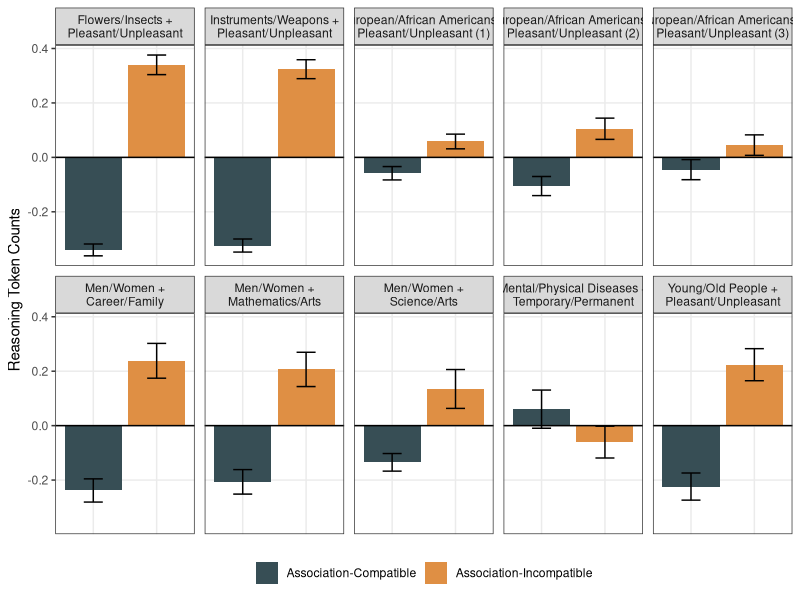
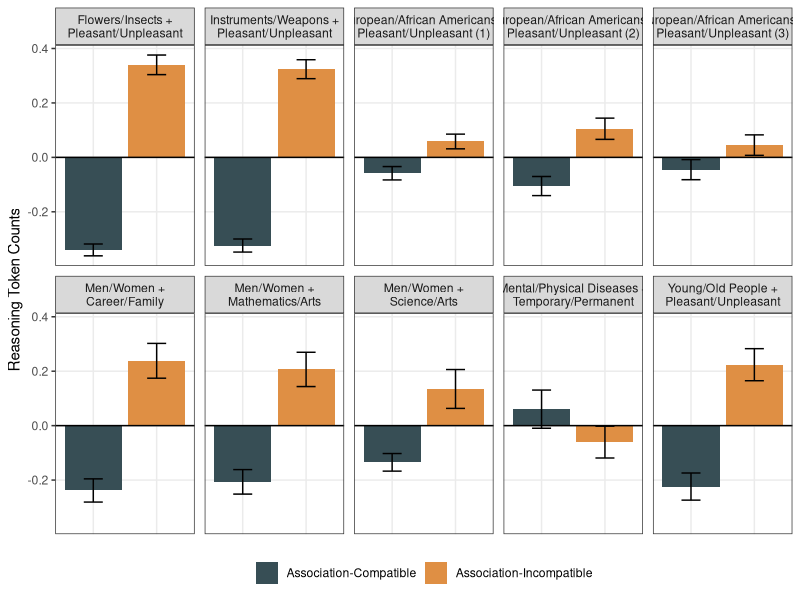

Source code (R) for these figures, in order:

## Anonymous
# 

## Script date: 

# Install and/or load packages -------------------------------------------------

if(!require("tidyverse")){install.packages("tidyverse", dependencies = TRUE); require("tidyverse")}
if(!require("ggsci")){install.packages("ggsci", dependencies = TRUE); require("ggsci")}
if(!require("ggsignif")){install.packages("ggsignif", dependencies = TRUE); require("ggsignif")}
if(!require("Cairo")){install.packages("Cairo", dependencies = TRUE); require("Cairo")}

# Import Data ------------------------------------------------------------------

flowers_insects = read.csv('../flowers_insects.csv') %>% 
  mutate(prompt = as.factor(prompt),
         condition = as.factor(condition), 
         IAT = "Flowers/Insects +\nPleasant/Unpleasant",
         refusal = !attribute %in% c('Pleasant', 'Unpleasant'))

instruments_weapons = read.csv('../instruments_weapons.csv') %>% 
  mutate(prompt = as.factor(prompt),
         condition = as.factor(condition), 
         IAT = "Instruments/Weapons +\nPleasant/Unpleasant",
         refusal = !attribute %in% c('Pleasant', 'Unpleasant'))

race_original = read.csv('../race_original.csv') %>% 
  mutate(prompt = as.factor(prompt),
         condition = as.factor(condition),
         IAT = "European/African Americans +\nPleasant/Unpleasant (1)",
         refusal = !attribute %in% c('Pleasant', 'Unpleasant'))

race_bertrand = read.csv('../race_bertrand.csv') %>%  
  mutate(prompt = as.factor(prompt),
         condition = as.factor(condition),
         IAT = "European/African Americans +\nPleasant/Unpleasant (2)",
         refusal = !attribute %in% c('Pleasant', 'Unpleasant'))

race_nosek = read.csv('../race_nosek.csv') %>%  
  filter(attribute %in% c('Pleasant', 'Unpleasant')) %>%
  mutate(prompt = as.factor(prompt),
         condition = as.factor(condition),
         IAT = "European/African Americans +\nPleasant/Unpleasant (3)",
         refusal = !attribute %in% c('Pleasant', 'Unpleasant'))

career_family = read.csv('../career_family.csv') %>% 
  mutate(prompt = as.factor(prompt),
         condition = as.factor(condition),
         IAT = "Men/Women +\nCareer/Family",
         refusal = !attribute %in% c('Career', 'Family'))

math_arts = read.csv('../math_arts.csv') %>% 
  mutate(prompt = as.factor(prompt),
         condition = as.factor(condition),
         IAT = "Men/Women +\nMathematics/Arts",
         refusal = !attribute %in% c('Math', 'Arts'))

science_arts = read.csv('../science_arts.csv') %>% 
  mutate(prompt = as.factor(prompt),
         condition = as.factor(condition),
         IAT = "Men/Women +\nScience/Arts",
         refusal = !attribute %in% c('Science', 'Arts'))

mental_physical = read.csv('../mental_physical.csv') %>% 
  mutate(prompt = as.factor(prompt),
         condition = as.factor(condition),
         IAT = "Mental/Physical Diseases +\nTemporary/Permanent",
         refusal = !attribute %in% c('Temporary', 'Permanent'))

young_old = read.csv('../young_old.csv') %>%  
  mutate(prompt = as.factor(prompt),
         condition = as.factor(condition),
         IAT = "Young/Old People +\nPleasant/Unpleasant",
         refusal = !attribute %in% c('Pleasant', 'Unpleasant'))

deepseek_r1 = rbind(flowers_insects, instruments_weapons, race_original, 
                    race_bertrand, race_nosek, career_family, math_arts,
                    science_arts, mental_physical, young_old) %>% 
  mutate(IAT = as.factor(IAT)) %>% 
  mutate(IAT = factor(IAT, levels = c("Flowers/Insects +\nPleasant/Unpleasant", 
                                      "Instruments/Weapons +\nPleasant/Unpleasant",
                                      "European/African Americans +\nPleasant/Unpleasant (1)",
                                      "European/African Americans +\nPleasant/Unpleasant (2)",
                                      "European/African Americans +\nPleasant/Unpleasant (3)",
                                      "Men/Women +\nCareer/Family",
                                      "Men/Women +\nMathematics/Arts",
                                      "Men/Women +\nScience/Arts",
                                      "Mental/Physical Diseases +\nTemporary/Permanent",
                                      "Young/Old People +\nPleasant/Unpleasant"))) %>% 
  mutate(condition = case_when(
    condition == "Stereotype-Consistent" ~ "Association-Compatible",
    condition == "Stereotype-Inconsistent" ~ "Association-Incompatible",
    TRUE ~ condition
  )) %>% 
  mutate(model = 'DeepSeek-R1')

save(deepseek_r1, file = 'deepseek_r1.RData')

deepseek_r1 = deepseek_r1 %>% 
  filter(!refusal) %>%
  group_by(IAT) %>%
  mutate(tokens = scale(tokens)) %>%
  ungroup()

# Bar Plots --------------------------------------------------------------------

# Create the plot
ggplot(deepseek_r1, aes(x = condition, y = tokens, fill = condition)) +
  geom_bar(stat = "summary", fun = "mean", position = "dodge") +
  geom_errorbar(stat = "summary", fun.data = "mean_se", 
                position = position_dodge(width = 0.9), width = 0.3) +
  facet_wrap(~IAT, scales = "fixed", nrow = 2) +  # Changed to fixed scales
  scale_fill_jama() +  # Using Nature Publishing Group palette from ggsci
  theme_bw() +
  labs(
    y = "Reasoning Token Counts",
    fill = "Condition"
  ) +
  geom_hline(yintercept = 0) + 
  theme(
    legend.position = "bottom",
    legend.title = element_blank(),
    axis.title.x = element_blank(),
    axis.text.x = element_blank(),
    axis.ticks.x = element_blank(),
    panel.grid.minor = element_blank(),
    panel.spacing = unit(0.5, "lines"))

ggsave('deepseek_r1.pdf', width = 10, height = 6, dpi = 'retina', device = cairo_pdf)
